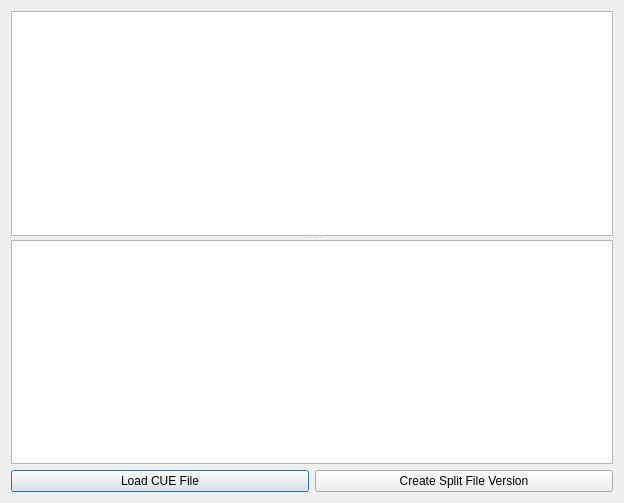
<?xml version="1.0" encoding="UTF-8"?>
<ui version="4.0">
 <class>Dialog</class>
 <widget class="QDialog" name="Dialog">
  <property name="geometry">
   <rect>
    <x>0</x>
    <y>0</y>
    <width>624</width>
    <height>503</height>
   </rect>
  </property>
  <property name="windowTitle">
   <string>NeoCD Image Splitter</string>
  </property>
  <layout class="QVBoxLayout" name="verticalLayout">
   <item>
    <widget class="QSplitter" name="splitter">
     <property name="orientation">
      <enum>Qt::Vertical</enum>
     </property>
     <widget class="QTableWidget" name="tocTableWidget">
      <attribute name="verticalHeaderVisible">
       <bool>false</bool>
      </attribute>
     </widget>
     <widget class="QListWidget" name="logListWidget"/>
    </widget>
   </item>
   <item>
    <layout class="QHBoxLayout" name="horizontalLayout">
     <item>
      <widget class="QPushButton" name="loadCueButton">
       <property name="text">
        <string>Load CUE File</string>
       </property>
      </widget>
     </item>
     <item>
      <widget class="QPushButton" name="createSplitVersionButton">
       <property name="text">
        <string>Create Split File Version</string>
       </property>
      </widget>
     </item>
    </layout>
   </item>
  </layout>
 </widget>
 <layoutdefault spacing="6" margin="11"/>
 <resources/>
 <connections>
  <connection>
   <sender>loadCueButton</sender>
   <signal>clicked()</signal>
   <receiver>Dialog</receiver>
   <slot>loadCUE()</slot>
   <hints>
    <hint type="sourcelabel">
     <x>108</x>
     <y>481</y>
    </hint>
    <hint type="destinationlabel">
     <x>311</x>
     <y>251</y>
    </hint>
   </hints>
  </connection>
  <connection>
   <sender>createSplitVersionButton</sender>
   <signal>clicked()</signal>
   <receiver>Dialog</receiver>
   <slot>createSplitFileVersion()</slot>
   <hints>
    <hint type="sourcelabel">
     <x>515</x>
     <y>481</y>
    </hint>
    <hint type="destinationlabel">
     <x>311</x>
     <y>251</y>
    </hint>
   </hints>
  </connection>
 </connections>
 <slots>
  <slot>loadCUE()</slot>
  <slot>createSplitFileVersion()</slot>
  <slot>writeEquivalentNcd()</slot>
 </slots>
</ui>
